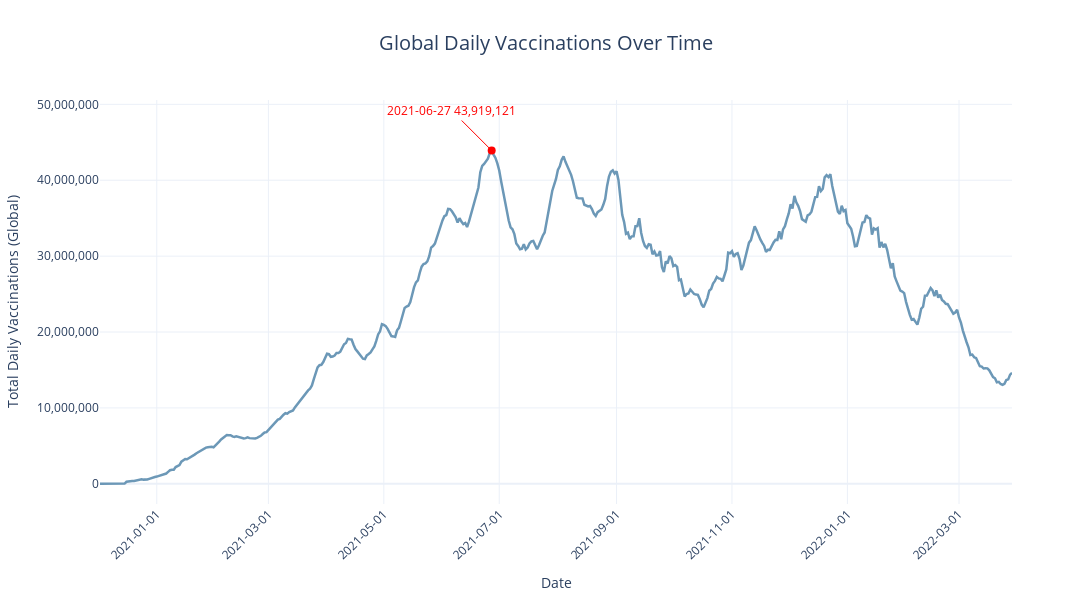

Notebook cell for this chart:
### Markdown cell above
---
### 4.3 Global Daily Vaccinations Over Time

### Code cell
# Custom color for the charts
color = 'rgb(108, 152, 183)'

# Calculate the sum of daily vaccinations globally for each date
global_daily_vaccinations = df.groupby('Date')['Daily Vaccinations'].sum()

# Find the date with the maximum daily vaccinations
max_vaccinations_date = global_daily_vaccinations.idxmax()

# Format the maximum daily vaccinations with thousand separators
max_vaccinations = f"{global_daily_vaccinations.max():,}".split('.')[0]

# Create a plot with daily vaccinations over time
fig = go.Figure(go.Scatter(
    x=global_daily_vaccinations.index, 
    y=global_daily_vaccinations.values,
    mode='lines', 
    line={
        'color': color, 
        'width': 2.5
    }
))

# Add annotation for the maximum daily vaccinations date
fig.add_annotation(
    x=max_vaccinations_date, 
    y=global_daily_vaccinations.max(),
    text=f'{max_vaccinations_date.strftime("%Y-%m-%d")}\n{max_vaccinations}',
    showarrow=True, 
    arrowhead=0, 
    arrowsize=1, 
    arrowwidth=1,
    arrowcolor='red', 
    font={
        'color': 'red'
    },
    ax=-40, 
    ay=-40
)

# Add a marker for the maximum daily vaccinations
fig.add_trace(go.Scatter(
    x=[max_vaccinations_date], 
    y=[global_daily_vaccinations.max()],
    mode='markers', 
    marker={
        'color': 'red', 
        'size': 8
    }
))

# Update layout of the plot
fig.update_layout(
    title={
        'text': 'Global Daily Vaccinations Over Time',
        'x': 0.5,  # Center the title horizontally
        'xanchor': 'center',  # Ensure the centering is based on the middle of the text
        'font': {
            'size': 20 # Title font size
        }  
    },
    xaxis={
        'title': 'Date',
        'title_font_size': 14,  # X-axis title font size
        'tickfont_size': 12,  # X-axis tick font size
        'tickformat': '%Y-%m-%d',
        'tickmode': 'auto',
        'tickangle': -45
    },
    yaxis={
        'title': 'Total Daily Vaccinations (Global)',
        'title_font_size': 14,  # Y-axis title font size
        'tickfont_size': 12,  # Y-axis tick font size
        'tickformat': ','
    },
    template='plotly_white',
    height=600,
    width=1200,
    showlegend=False
)

# Show the plot
fig.show()

### Figure 1 — Plotly figure (JSON) as saved in the notebook; plotly's stock layout.template omitted (floating-point values rounded to 4 significant figures; data arrays with more than 128 entries replaced by an {"elided": "..."} marker saying what was removed)
{"data": [{"line": {"color": "rgb(108, 152, 183)", "width": 2.5}, "mode": "lines", "type": "scatter", "x": {"elided": "483 str values"}, "y": {"elided": "483 int values"}}, {"marker": {"color": "red", "size": 8}, "mode": "markers", "type": "scatter", "x": ["2021-06-27T00:00:00"], "y": [43919121]}], "layout": {"annotations": [{"arrowcolor": "red", "arrowhead": 0, "arrowsize": 1, "arrowwidth": 1, "ax": -40, "ay": -40, "font": {"color": "red"}, "showarrow": true, "text": "2021-06-27\n43,919,121", "x": "2021-06-27T00:00:00", "y": 43919121}], "height": 600, "showlegend": false, "title": {"font": {"size": 20}, "text": "Global Daily Vaccinations Over Time", "x": 0.5, "xanchor": "center"}, "width": 1200, "xaxis": {"tickangle": -45, "tickfont": {"size": 12}, "tickformat": "%Y-%m-%d", "tickmode": "auto", "title": {"font": {"size": 14}, "text": "Date"}}, "yaxis": {"tickfont": {"size": 12}, "tickformat": ",", "title": {"font": {"size": 14}, "text": "Total Daily Vaccinations (Global)"}}}}
